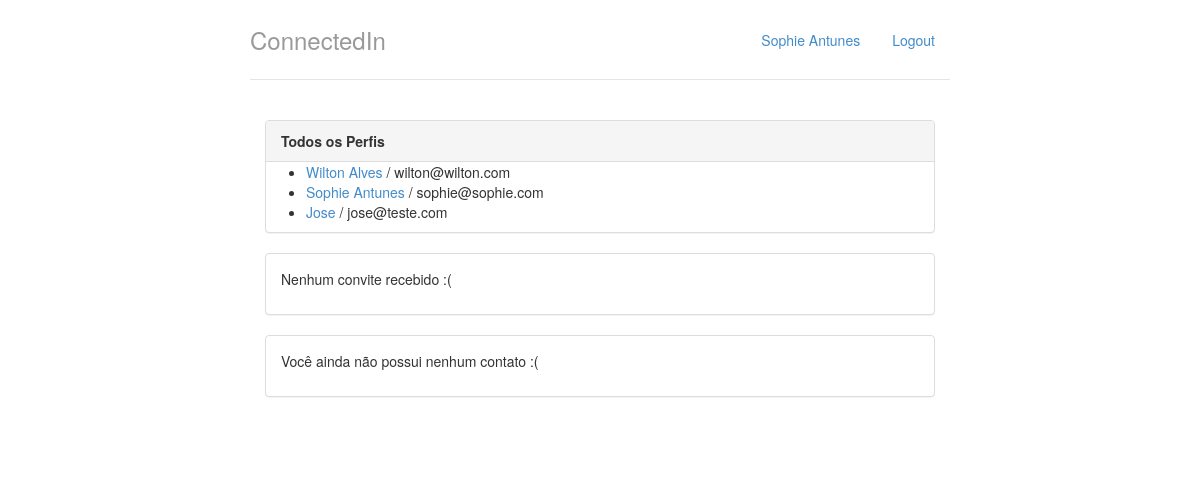
Screenshot of / (signed in) with the database file from the repository.
### perfis/models.py (models this page shows, shortened)
class Perfil(models.Model):
    nome = models.CharField(max_length=255, null=False)
    telefone = models.CharField(max_length=15, null=False)
    empresa = models.CharField(max_length=255, null=False)
    contatos = models.ManyToManyField('self')
    usuario = models.OneToOneField(User, related_name="perfil")
    @property
    def email(self):
        return self.usuario.email

### perfis/views.py (the view)
# urls.py: url(r'^$', views.index, name='index'),
@login_required
def index(request):
    return render(request, 'index.html', { 'perfis' : Perfil.objects.all(), 'perfil_logado' : get_perfil_logado(request) })

### perfis/views.py (called while the page is built)
@login_required
def get_perfil_logado(request):
    return request.user.perfil

### perfis/templates/index.html
{% extends "base.html" %}
{% block body %}
<div class="col-lg-12">
    <div class="panel panel-default">
        <div class="panel-heading">
            <strong>Todos os Perfis</strong>
        </div>
        {% if perfis %}
            <ul>
                {% for perfil in perfis %}
                <li><a href="{% url 'exibir' perfil.id %}">{{ perfil.nome }}</a> / {{ perfil.email }}</li>
                {% endfor %}
            </ul>
        {% else %}
            <p>Nenhum perfil encontrado!</p>
        {% endif %}
    </div>
    <div class="panel panel-default">
        {% with total_de_convites=perfil_logado.convites_recebidos.count %}
        {% if total_de_convites %}
            <div class="panel-heading">
                <strong>Você tem {{ total_de_convites }} convite{{ total_de_convites |pluralize }} aguardando aprovação.</strong>
            </div>
            <ul class="list-group">
                {% for convite in perfil_logado.convites_recebidos.all %}
                <li class="list-group-item">
                    {{ convite.solicitante.nome }}
                    <a class="pull-right" href="{% url 'aceitar' convite.id %}">aceitar</a>
                </li>
                {% endfor %}
            </ul>
        {% else %}
            <div class="panel-body">
                <p>Nenhum convite recebido :(</p>
            </div>
        {% endif %}
        {% endwith %}
    </div>
    <div class="panel panel-default">
        {% with total_de_contatos=perfil_logado.contatos.count %}
        {% if total_de_contatos %}
        <div class="panel-heading">
                <strong>Você tem {{ total_de_contatos }} contato{{ total_de_contatos |pluralize }}.</strong>
            </div>
            <ul class="list-group">
                {% for contato in perfil_logado.contatos.all %}
                    <a class="list-group-item" href="{% url 'exibir' contato.id %}">{{ contato.nome }} / {{ contato.email }}</a>
                {% endfor %}
            </ul>
        {% else %}
            <div class="panel-body">
                <p>Você ainda não possui nenhum contato :(</p>
            </div>
        {% endif %}
        {% endwith %}
    </div>
</div>
{% endblock %}

### perfis/templates/base.html (shortened to what this page needs)
{% load staticfiles %}
<!DOCTYPE html>
<html lang="pt-br">
<head>
    <link rel="stylesheet" href="{% static 'styles/bootstrap.css' %}">
    <link rel="stylesheet" href="{% static 'styles/main.css' %}">
</head>
<body>
    <div class="container">
        <div class="header">
            <ul class="nav nav-pills pull-right">
                <li class=""><a href="{% url 'index' %}">{{ perfil_logado.nome }}</a></li>
                <li class=""><a href="{% url 'logout' %}">Logout</a></li>
            </ul>
            <h3 class="text-muted">ConnectedIn</h3>
        </div>
        <div class="row content">
            {% block body %}
            {% endblock %}
        </div>
    </div>
</body>
</html>

### perfis/static/styles/main.css (style rules this page uses)
body { padding-top: 20px; padding-bottom: 20px; }
.header, .content, .footer { padding-left: 15px; padding-right: 15px; }
.header { border-bottom: 1px solid #e5e5e5; }
.header h3 { margin-top: 0; margin-bottom: 0; line-height: 40px; padding-bottom: 19px; }
@media (min-width: 768px) { .container { max-width: 730px; } }
.content { margin: 40px 0; }
@media screen and (min-width: 768px) { .header, .content, .footer { padding-left: 0; padding-right: 0; } }
@media screen and (min-width: 768px) { .header { margin-bottom: 30px; } }

### rows the page displays
Perfil: nome "Sophie Antunes", email "sophie@sophie.com"
Perfil: nome "Wilton Alves", email "wilton@wilton.com"
Perfil: nome "Jose", email "jose@teste.com"
